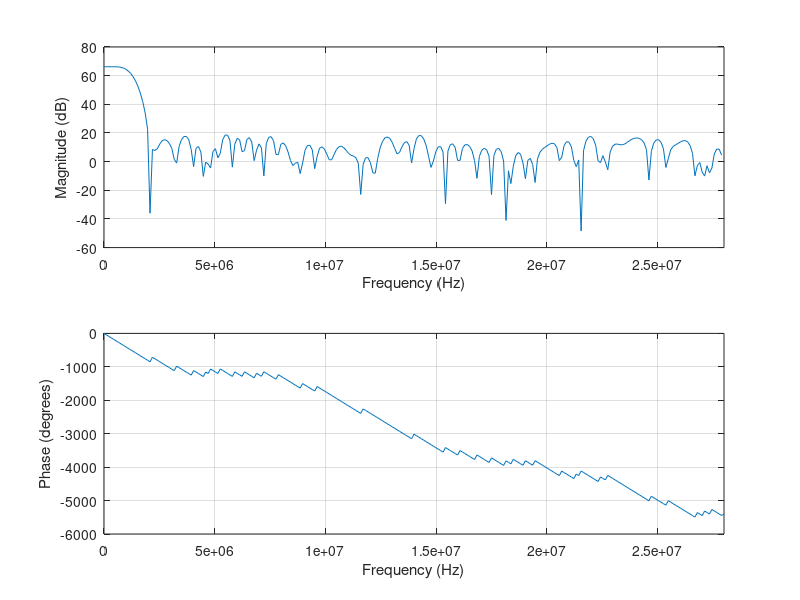

Here is the MATLAB script that generated this plot:
% sampling rate
fs =  56.0e6                            % external sampling rate.

% Filter-1 cutoffs
a1 = 0;
a2 = +1.3e6;

% low-pass filter.
b = fir1(127,a2*2/fs);                  % 128 tap low pass filter.
B = 8;                                  % Number of bits
L = floor(log2((2^(B-1)-1)/max(b)));    % Round towards zero to avoid overflow
bsc = b*2^L;                            % scale 
lpf = round(bsc);                       % round: 

d=1

freqz(lpf,d,128,56000000)

fp=fopen('filters.h','a')
fprintf(fp, '\nint8_t FILTER_3_COEFFS[128] = {')
fprintf(fp, '%d, ', lpf(1:127))
fprintf(fp, '%d}; ', lpf(128))
fclose(fp)
